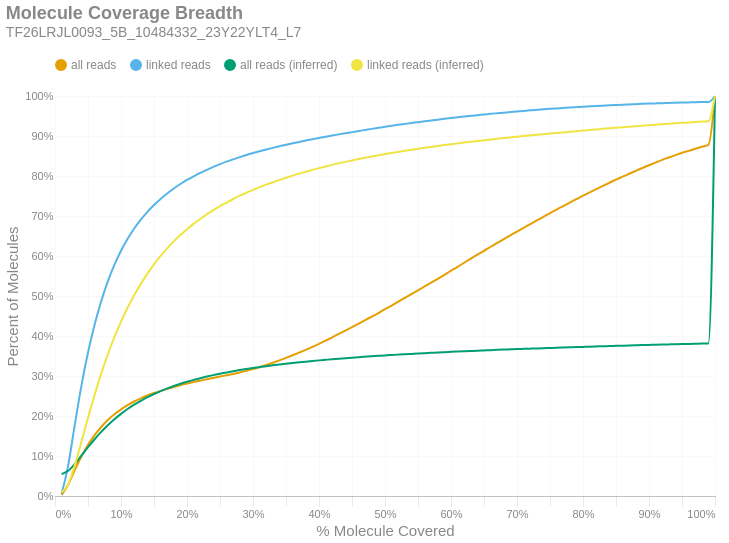

Notebook cell for this chart:
### Markdown cell above
### Molecule Read Coverage
This chart shows molecule coverage breadth as computed by the number of bases aligned to that molecule. In other words, "*how much of each unique long molecule is actually sequenced/aligned?*" Keep in mind there is a distinction between sequences and alignments, since some sequences belonging to a particular molecule may not align well and wouldn't appear in the alignment data. This chart also shows molecule coverage breadth as computed by the *inferred fragment* from which the aligned sequences originate. Unlike read coverage, this calculation takes into account the total insert size, including unsequenced gaps between the forward and reverse reads. Like the previous figures, these are cumulative percents.

### Code cell
if SKIPLR:
    print_html(f"Skipped")
else:
    binned_df = consolidated_hist(valids['coverage_bp'], mask, 0.01, True)
    binned_df_inf = consolidated_hist(valids['coverage_inserts'], mask, 0.01, True)
    binned_df = binned_df.with_columns(pl.lit(binned_df_inf['all reads (cumsum)']).alias('all reads (inferred)'))
    binned_df = binned_df.with_columns(pl.lit(binned_df_inf['linked reads (cumsum)']).alias('linked reads (inferred)'))
    binned_df = binned_df.with_columns(
        (pl.col('bin').cast(pl.Float64) + 0.01).alias('right_edge')
    )

    with SafeRender(binned_df):
        (
            density_plot(binned_df, 'Molecule Coverage Breadth', samplename, 'molcov', ['all reads (inferred)','linked reads (inferred)'])
            .encode(
                #x=alt.X('bin:Q', title="% Molecule Covered").axis(format = '%').scale(padding=0),
                x=alt.X('right_edge:Q', title="% Molecule Covered").axis(format='%').scale(padding=0),
                y=alt.Y('value:Q', title='Percent of Molecules')
                    .axis(format='%')
                    .stack(False)
                    .scale(domainMin=0, padding=0),
                color=alt.Color("key:N").scale(domain = ["all reads", "linked reads", "all reads (inferred)", "linked reads (inferred)"]),
                tooltip = [
                    alt.Tooltip("key:N", title = "Data Type"),
                    alt.Tooltip("range_label:N", title="% Molecule Covered"),
                    alt.Tooltip("value:Q", format = ".2%", title="% Molecules")
                ]
            )
        ).display()

### Figure 1 — Vega-Lite specification as saved in the notebook (floating-point values rounded to 4 significant figures)
{"width": "container", "height": 400, "config": {"title": {"anchor": "start", "dy": -15, "fontSize": 18, "color": "#888888", "subtitleColor": "#888888", "subtitleFontSize": 14}, "arc": {"fill": "#0072B2"}, "axis": {"domainColor": "#888888", "domainWidth": 0.5, "gridWidth": 0.2, "grid": false, "titleFontWeight": 400, "titleFontSize": 15, "labelFontSize": 11, "labelColor": "#888888", "tickColor": "#888888", "tickWidth": 0.2, "titleColor": "#888888"}, "axisBand": {"grid": false}, "axisX": {"grid": true, "tickSize": 10, "domainCap": "round"}, "axisY": {"domain": false, "grid": true, "tickSize": 0, "domainCap": "round"}, "background": "transparent", "header": {"labelFontSize": 15, "labelColor": "#888888", "titleFontSize": 15, "titleFontWeight": 600, "titleColor": "#888888"}, "legend": {"labelFont": "sans-serif", "labelFontSize": 12, "labelColor": "#888888", "symbolSize": 100, "symbolType": "circle", "titleFontSize": 12, "titlePadding": 10, "titleColor": "#888888", "title": null, "orient": "top"}, "range": {"category": ["#E69F00", "#56B4E9", "#009E73", "#F0E442", "#0072B2", "#D55E00", "#CC79A7", "#000000"], "diverging": ["#cfe8f3", "#a2d4ec", "#73bfe2", "#46abdb", "#1696d2", "#12719e"]}, "area": {"fill": "#0072B2", "fillOpacity": 0.7, "line": true, "strokeOpacity": 0.7}, "line": {"color": "#0072B2", "stroke": "#0072B2", "strokeWidth": 2}, "trail": {"color": "#0072B2", "stroke": "#0072B2", "strokeWidth": 0, "size": 1}, "point": {"filled": true, "fillOpacity": 1.0, "size": 95}, "text": {"color": "#888888", "fontSize": 11, "align": "right", "fontWeight": 400, "size": 11}, "bar": {"fill": "#0072B2", "stroke": null}, "view": {"stroke": null, "continuousWidth": 660, "continuousHeight": 400}}, "data": {"name": "data-6bb67f84692f0d7ad68d65530773921a"}, "mark": {"type": "line", "interpolate": "monotone", "point": {"opacity": 0, "size": 275}}, "encoding": {"color": {"field": "key", "scale": {"domain": ["all reads", "linked reads", "all reads (inferred)", "linked reads (inferred)"]}, "type": "nominal"}, "tooltip": [{"field": "key", "title": "Data Type", "type": "nominal"}, {"field": "range_label", "title": "% Molecule Covered", "type": "nominal"}, {"field": "value", "format": ".2%", "title": "% Molecules", "type": "quantitative"}], "x": {"axis": {"format": "%"}, "field": "right_edge", "scale": {"padding": 0}, "title": "% Molecule Covered", "type": "quantitative"}, "y": {"axis": {"format": "%"}, "field": "value", "scale": {"domainMin": 0, "padding": 0}, "stack": false, "title": "Percent of Molecules", "type": "quantitative"}}, "params": [{"name": "param_c36ac31b6afebe62", "select": {"type": "point", "fields": ["key"]}, "bind": "legend"}], "title": {"text": "Molecule Coverage Breadth", "subtitle": "TF26LRJL0093_5B_10484332_23Y22YLT4_L7"}, "transform": [{"fold": ["all reads (cumsum)", "linked reads (cumsum)", "all reads (inferred)", "linked reads (inferred)"]}, {"calculate": "replace(datum.key, ' (cumsum)', '')", "as": "key"}, {"filter": {"param": "param_c36ac31b6afebe62"}}], "usermeta": {"embedOptions": {"downloadFileName": "TF26LRJL0093_5B_10484332_23Y22YLT4_L7.molcov"}}, "$schema": "https://vega.github.io/schema/vega-lite/v6.4.1.json", "datasets": {"data-6bb67f84692f0d7ad68d65530773921a": [{"bin": "0.0", "interval": "0.0-0.01", "all reads": 0.002475, "linked reads": 0.005387, "all reads (cumsum)": 0.002475, "linked reads (cumsum)": 0.005387, "range_label": "0.0-0.01", "all reads (inferred)": 0.05476, "linked reads (inferred)": 0.00863, "right_edge": 0.01}, {"bin": "0.01", "interval": "0.01-0.02", "all reads": 0.0262, "linked reads": 0.07119, "all reads (cumsum)": 0.02867, "linked reads (cumsum)": 0.07658, "range_label": "0.01-0.02", "all reads (inferred)": 0.06314, "linked reads (inferred)": 0.02958, "right_edge": 0.02}, {"bin": "0.02", "interval": "0.02-0.03", "all reads": 0.03619, "linked reads": 0.1018, "all reads (cumsum)": 0.06486, "linked reads (cumsum)": 0.1783, "range_label": "0.02-0.03", "all reads (inferred)": 0.0803, "linked reads (inferred)": 0.07708, "right_edge": 0.03}, {"bin": "0.03", "interval": "0.03-0.04", "all reads": 0.03394, "linked reads": 0.0969, "all reads (cumsum)": 0.0988, "linked reads (cumsum)": 0.2752, "range_label": "0.03-0.04", "all reads (inferred)": 0.1009, "linked reads (inferred)": 0.1354, "right_edge": 0.04}, {"bin": "0.04", "interval": "0.04-0.05", "all reads": 0.02909, "linked reads": 0.08334, "all reads (cumsum)": 0.1279, "linked reads (cumsum)": 0.3586, "range_label": "0.04-0.05", "all reads (inferred)": 0.1219, "linked reads (inferred)": 0.1954, "right_edge": 0.05}, {"bin": "0.05", "interval": "0.05-0.06", "all reads": 0.02421, "linked reads": 0.06957, "all reads (cumsum)": 0.1521, "linked reads (cumsum)": 0.4281, "range_label": "0.05-0.06", "all reads (inferred)": 0.1418, "linked reads (inferred)": 0.2527, "right_edge": 0.06}, {"bin": "0.06", "interval": "0.06-0.07", "all reads": 0.0204, "linked reads": 0.05859, "all reads (cumsum)": 0.1725, "linked reads (cumsum)": 0.4867, "range_label": "0.06-0.07", "all reads (inferred)": 0.1603, "linked reads (inferred)": 0.3059, "right_edge": 0.07}, {"bin": "0.07", "interval": "0.07-0.08", "all reads": 0.01731, "linked reads": 0.04967, "all reads (cumsum)": 0.1898, "linked reads (cumsum)": 0.5364, "range_label": "0.07-0.08", "all reads (inferred)": 0.1769, "linked reads (inferred)": 0.3538, "right_edge": 0.08}, {"bin": "0.08", "interval": "0.08-0.09", "all reads": 0.0144, "linked reads": 0.04122, "all reads (cumsum)": 0.2042, "linked reads (cumsum)": 0.5776, "range_label": "0.08-0.09", "all reads (inferred)": 0.1919, "linked reads (inferred)": 0.3971, "right_edge": 0.09}, {"bin": "0.09", "interval": "0.09-0.1", "all reads": 0.01239, "linked reads": 0.03539, "all reads (cumsum)": 0.2166, "linked reads (cumsum)": 0.613, "range_label": "0.09-0.1", "all reads (inferred)": 0.2053, "linked reads (inferred)": 0.4359, "right_edge": 0.1}, {"bin": "0.1", "interval": "0.1-0.11", "all reads": 0.01054, "linked reads": 0.03, "all reads (cumsum)": 0.2271, "linked reads (cumsum)": 0.643, "range_label": "0.1-0.11", "all reads (inferred)": 0.2174, "linked reads (inferred)": 0.4707, "right_edge": 0.11}, {"bin": "0.11", "interval": "0.11-0.12", "all reads": 0.009135, "linked reads": 0.02586, "all reads (cumsum)": 0.2363, "linked reads (cumsum)": 0.6689, "range_label": "0.11-0.12", "all reads (inferred)": 0.2283, "linked reads (inferred)": 0.5021, "right_edge": 0.12}, {"bin": "0.12", "interval": "0.12-0.13", "all reads": 0.007829, "linked reads": 0.02202, "all reads (cumsum)": 0.2441, "linked reads (cumsum)": 0.6909, "range_label": "0.12-0.13", "all reads (inferred)": 0.2381, "linked reads (inferred)": 0.5303, "right_edge": 0.13}, {"bin": "0.13", "interval": "0.13-0.14", "all reads": 0.007049, "linked reads": 0.01958, "all reads (cumsum)": 0.2512, "linked reads (cumsum)": 0.7105, "range_label": "0.13-0.14", "all reads (inferred)": 0.247, "linked reads (inferred)": 0.5561, "right_edge": 0.14}, {"bin": "0.14", "interval": "0.14-0.15", "all reads": 0.00619, "linked reads": 0.01708, "all reads (cumsum)": 0.2573, "linked reads (cumsum)": 0.7276, "range_label": "0.14-0.15", "all reads (inferred)": 0.255, "linked reads (inferred)": 0.5791, "right_edge": 0.15}, {"bin": "0.15", "interval": "0.15-0.16", "all reads": 0.005546, "linked reads": 0.01514, "all reads (cumsum)": 0.2629, "linked reads (cumsum)": 0.7427, "range_label": "0.15-0.16", "all reads (inferred)": 0.2623, "linked reads (inferred)": 0.6001, "right_edge": 0.16}, {"bin": "0.16", "interval": "0.16-0.17", "all reads": 0.005021, "linked reads": 0.01352, "all reads (cumsum)": 0.2679, "linked reads (cumsum)": 0.7562, "range_label": "0.16-0.17", "all reads (inferred)": 0.2689, "linked reads (inferred)": 0.6191, "right_edge": 0.17}, {"bin": "0.17", "interval": "0.17-0.18", "all reads": 0.004728, "linked reads": 0.01245, "all reads (cumsum)": 0.2726, "linked reads (cumsum)": 0.7687, "range_label": "0.17-0.18", "all reads (inferred)": 0.275, "linked reads (inferred)": 0.6366, "right_edge": 0.18}, {"bin": "0.18", "interval": "0.18-0.19", "all reads": 0.004381, "linked reads": 0.01124, "all reads (cumsum)": 0.277, "linked reads (cumsum)": 0.7799, "range_label": "0.18-0.19", "all reads (inferred)": 0.2805, "linked reads (inferred)": 0.6524, "right_edge": 0.19}, {"bin": "0.19", "interval": "0.19-0.2", "all reads": 0.004003, "linked reads": 0.01013, "all reads (cumsum)": 0.281, "linked reads (cumsum)": 0.79, "range_label": "0.19-0.2", "all reads (inferred)": 0.2856, "linked reads (inferred)": 0.6669, "right_edge": 0.2}, {"bin": "0.2", "interval": "0.2-0.21", "all reads": 0.003748, "linked reads": 0.009217, "all reads (cumsum)": 0.2848, "linked reads (cumsum)": 0.7993, "range_label": "0.2-0.21", "all reads (inferred)": 0.2902, "linked reads (inferred)": 0.6804, "right_edge": 0.21}, {"bin": "0.21", "interval": "0.21-0.22", "all reads": 0.003582, "linked reads": 0.008495, "all reads (cumsum)": 0.2884, "linked reads (cumsum)": 0.8078, "range_label": "0.21-0.22", "all reads (inferred)": 0.2945, "linked reads (inferred)": 0.6926, "right_edge": 0.22}, {"bin": "0.22", "interval": "0.22-0.23", "all reads": 0.003439, "linked reads": 0.007776, "all reads (cumsum)": 0.2918, "linked reads (cumsum)": 0.8155, "range_label": "0.22-0.23", "all reads (inferred)": 0.2985, "linked reads (inferred)": 0.7041, "right_edge": 0.23}, {"bin": "0.23", "interval": "0.23-0.24", "all reads": 0.003415, "linked reads": 0.007286, "all reads (cumsum)": 0.2952, "linked reads (cumsum)": 0.8228, "range_label": "0.23-0.24", "all reads (inferred)": 0.3022, "linked reads (inferred)": 0.7147, "right_edge": 0.24}, {"bin": "0.24", "interval": "0.24-0.25", "all reads": 0.003406, "linked reads": 0.00683, "all reads (cumsum)": 0.2986, "linked reads (cumsum)": 0.8296, "range_label": "0.24-0.25", "all reads (inferred)": 0.3057, "linked reads (inferred)": 0.7247, "right_edge": 0.25}, {"bin": "0.25", "interval": "0.25-0.26", "all reads": 0.003239, "linked reads": 0.006203, "all reads (cumsum)": 0.3019, "linked reads (cumsum)": 0.8358, "range_label": "0.25-0.26", "all reads (inferred)": 0.3088, "linked reads (inferred)": 0.7337, "right_edge": 0.26}, {"bin": "0.26", "interval": "0.26-0.27", "all reads": 0.003361, "linked reads": 0.005823, "all reads (cumsum)": 0.3052, "linked reads (cumsum)": 0.8417, "range_label": "0.26-0.27", "all reads (inferred)": 0.3119, "linked reads (inferred)": 0.7425, "right_edge": 0.27}, {"bin": "0.27", "interval": "0.27-0.28", "all reads": 0.003626, "linked reads": 0.005551, "all reads (cumsum)": 0.3088, "linked reads (cumsum)": 0.8472, "range_label": "0.27-0.28", "all reads (inferred)": 0.3148, "linked reads (inferred)": 0.7507, "right_edge": 0.28}, {"bin": "0.28", "interval": "0.28-0.29", "all reads": 0.003956, "linked reads": 0.005223, "all reads (cumsum)": 0.3128, "linked reads (cumsum)": 0.8524, "range_label": "0.28-0.29", "all reads (inferred)": 0.3174, "linked reads (inferred)": 0.7582, "right_edge": 0.29}, {"bin": "0.29", "interval": "0.29-0.3", "all reads": 0.004322, "linked reads": 0.004871, "all reads (cumsum)": 0.3171, "linked reads (cumsum)": 0.8573, "range_label": "0.29-0.3", "all reads (inferred)": 0.32, "linked reads (inferred)": 0.7655, "right_edge": 0.3}, {"bin": "0.3", "interval": "0.3-0.31", "all reads": 0.004836, "linked reads": 0.004567, "all reads (cumsum)": 0.322, "linked reads (cumsum)": 0.8619, "range_label": "0.3-0.31", "all reads (inferred)": 0.3223, "linked reads (inferred)": 0.7722, "right_edge": 0.31}, {"bin": "0.31", "interval": "0.31-0.32", "all reads": 0.005423, "linked reads": 0.004305, "all reads (cumsum)": 0.3274, "linked reads (cumsum)": 0.8662, "range_label": "0.31-0.32", "all reads (inferred)": 0.3246, "linked reads (inferred)": 0.7785, "right_edge": 0.32}, {"bin": "0.32", "interval": "0.32-0.33", "all reads": 0.005758, "linked reads": 0.004172, "all reads (cumsum)": 0.3331, "linked reads (cumsum)": 0.8704, "range_label": "0.32-0.33", "all reads (inferred)": 0.3266, "linked reads (inferred)": 0.7845, "right_edge": 0.33}, {"bin": "0.33", "interval": "0.33-0.34", "all reads": 0.006045, "linked reads": 0.003956, "all reads (cumsum)": 0.3392, "linked reads (cumsum)": 0.8743, "range_label": "0.33-0.34", "all reads (inferred)": 0.3287, "linked reads (inferred)": 0.7903, "right_edge": 0.34}, {"bin": "0.34", "interval": "0.34-0.35", "all reads": 0.006273, "linked reads": 0.003848, "all reads (cumsum)": 0.3455, "linked reads (cumsum)": 0.8782, "range_label": "0.34-0.35", "all reads (inferred)": 0.3306, "linked reads (inferred)": 0.7958, "right_edge": 0.35}, {"bin": "0.35", "interval": "0.35-0.36", "all reads": 0.006482, "linked reads": 0.003567, "all reads (cumsum)": 0.3519, "linked reads (cumsum)": 0.8817, "range_label": "0.35-0.36", "all reads (inferred)": 0.3325, "linked reads (inferred)": 0.801, "right_edge": 0.36}, {"bin": "0.36", "interval": "0.36-0.37", "all reads": 0.006636, "linked reads": 0.003526, "all reads (cumsum)": 0.3586, "linked reads (cumsum)": 0.8853, "range_label": "0.36-0.37", "all reads (inferred)": 0.3342, "linked reads (inferred)": 0.806, "right_edge": 0.37}, {"bin": "0.37", "interval": "0.37-0.38", "all reads": 0.006801, "linked reads": 0.003535, "all reads (cumsum)": 0.3654, "linked reads (cumsum)": 0.8888, "range_label": "0.37-0.38", "all reads (inferred)": 0.3359, "linked reads (inferred)": 0.8108, "right_edge": 0.38}, {"bin": "0.38", "interval": "0.38-0.39", "all reads": 0.007231, "linked reads": 0.003202, "all reads (cumsum)": 0.3726, "linked reads (cumsum)": 0.892, "range_label": "0.38-0.39", "all reads (inferred)": 0.3375, "linked reads (inferred)": 0.8154, "right_edge": 0.39}, {"bin": "0.39", "interval": "0.39-0.4", "all reads": 0.007779, "linked reads": 0.003143, "all reads (cumsum)": 0.3804, "linked reads (cumsum)": 0.8951, "range_label": "0.39-0.4", "all reads (inferred)": 0.3391, "linked reads (inferred)": 0.8197, "right_edge": 0.4}, {"bin": "0.4", "interval": "0.4-0.41", "all reads": 0.007976, "linked reads": 0.002978, "all reads (cumsum)": 0.3884, "linked reads (cumsum)": 0.8981, "range_label": "0.4-0.41", "all reads (inferred)": 0.3405, "linked reads (inferred)": 0.8238, "right_edge": 0.41}, {"bin": "0.41", "interval": "0.41-0.42", "all reads": 0.008416, "linked reads": 0.003078, "all reads (cumsum)": 0.3968, "linked reads (cumsum)": 0.9012, "range_label": "0.41-0.42", "all reads (inferred)": 0.3419, "linked reads (inferred)": 0.8278, "right_edge": 0.42}, {"bin": "0.42", "interval": "0.42-0.43", "all reads": 0.008454, "linked reads": 0.00291, "all reads (cumsum)": 0.4052, "linked reads (cumsum)": 0.9041, "range_label": "0.42-0.43", "all reads (inferred)": 0.3433, "linked reads (inferred)": 0.8316, "right_edge": 0.43}, {"bin": "0.43", "interval": "0.43-0.44", "all reads": 0.0084, "linked reads": 0.002808, "all reads (cumsum)": 0.4136, "linked reads (cumsum)": 0.9069, "range_label": "0.43-0.44", "all reads (inferred)": 0.3446, "linked reads (inferred)": 0.8353, "right_edge": 0.44}, {"bin": "0.44", "interval": "0.44-0.45", "all reads": 0.008505, "linked reads": 0.002748, "all reads (cumsum)": 0.4221, "linked reads (cumsum)": 0.9097, "range_label": "0.44-0.45", "all reads (inferred)": 0.3458, "linked reads (inferred)": 0.8388, "right_edge": 0.45}, {"bin": "0.45", "interval": "0.45-0.46", "all reads": 0.008692, "linked reads": 0.002818, "all reads (cumsum)": 0.4308, "linked reads (cumsum)": 0.9125, "range_label": "0.45-0.46", "all reads (inferred)": 0.347, "linked reads (inferred)": 0.8422, "right_edge": 0.46}, {"bin": "0.46", "interval": "0.46-0.47", "all reads": 0.008777, "linked reads": 0.00266, "all reads (cumsum)": 0.4396, "linked reads (cumsum)": 0.9151, "range_label": "0.46-0.47", "all reads (inferred)": 0.3482, "linked reads (inferred)": 0.8455, "right_edge": 0.47}, {"bin": "0.47", "interval": "0.47-0.48", "all reads": 0.008959, "linked reads": 0.002696, "all reads (cumsum)": 0.4486, "linked reads (cumsum)": 0.9178, "range_label": "0.47-0.48", "all reads (inferred)": 0.3493, "linked reads (inferred)": 0.8487, "right_edge": 0.48}, {"bin": "0.48", "interval": "0.48-0.49", "all reads": 0.008837, "linked reads": 0.002547, "all reads (cumsum)": 0.4574, "linked reads (cumsum)": 0.9204, "range_label": "0.48-0.49", "all reads (inferred)": 0.3504, "linked reads (inferred)": 0.8518, "right_edge": 0.49}, {"bin": "0.49", "interval": "0.49-0.5", "all reads": 0.009924, "linked reads": 0.002584, "all reads (cumsum)": 0.4673, "linked reads (cumsum)": 0.923, "range_label": "0.49-0.5", "all reads (inferred)": 0.3515, "linked reads (inferred)": 0.8548, "right_edge": 0.5}, {"bin": "0.5", "interval": "0.5-0.51", "all reads": 0.00862, "linked reads": 0.002508, "all reads (cumsum)": 0.4759, "linked reads (cumsum)": 0.9255, "range_label": "0.5-0.51", "all reads (inferred)": 0.3525, "linked reads (inferred)": 0.8576, "right_edge": 0.51}, {"bin": "0.51", "interval": "0.51-0.52", "all reads": 0.009757, "linked reads": 0.002374, "all reads (cumsum)": 0.4857, "linked reads (cumsum)": 0.9278, "range_label": "0.51-0.52", "all reads (inferred)": 0.3534, "linked reads (inferred)": 0.8603, "right_edge": 0.52}, {"bin": "0.52", "interval": "0.52-0.53", "all reads": 0.00936, "linked reads": 0.002308, "all reads (cumsum)": 0.4951, "linked reads (cumsum)": 0.9302, "range_label": "0.52-0.53", "all reads (inferred)": 0.3544, "linked reads (inferred)": 0.863, "right_edge": 0.53}, {"bin": "0.53", "interval": "0.53-0.54", "all reads": 0.009638, "linked reads": 0.002314, "all reads (cumsum)": 0.5047, "linked reads (cumsum)": 0.9325, "range_label": "0.53-0.54", "all reads (inferred)": 0.3553, "linked reads (inferred)": 0.8655, "right_edge": 0.54}, {"bin": "0.54", "interval": "0.54-0.55", "all reads": 0.009456, "linked reads": 0.00214, "all reads (cumsum)": 0.5142, "linked reads (cumsum)": 0.9346, "range_label": "0.54-0.55", "all reads (inferred)": 0.3562, "linked reads (inferred)": 0.868, "right_edge": 0.55}, {"bin": "0.55", "interval": "0.55-0.56", "all reads": 0.009774, "linked reads": 0.002101, "all reads (cumsum)": 0.5239, "linked reads (cumsum)": 0.9367, "range_label": "0.55-0.56", "all reads (inferred)": 0.3571, "linked reads (inferred)": 0.8705, "right_edge": 0.56}, {"bin": "0.56", "interval": "0.56-0.57", "all reads": 0.009681, "linked reads": 0.002129, "all reads (cumsum)": 0.5336, "linked reads (cumsum)": 0.9388, "range_label": "0.56-0.57", "all reads (inferred)": 0.3579, "linked reads (inferred)": 0.8727, "right_edge": 0.57}, {"bin": "0.57", "interval": "0.57-0.58", "all reads": 0.009495, "linked reads": 0.002034, "all reads (cumsum)": 0.5431, "linked reads (cumsum)": 0.9409, "range_label": "0.57-0.58", "all reads (inferred)": 0.3588, "linked reads (inferred)": 0.8751, "right_edge": 0.58}, {"bin": "0.58", "interval": "0.58-0.59", "all reads": 0.009851, "linked reads": 0.002062, "all reads (cumsum)": 0.553, "linked reads (cumsum)": 0.9429, "range_label": "0.58-0.59", "all reads (inferred)": 0.3596, "linked reads (inferred)": 0.8773, "right_edge": 0.59}, {"bin": "0.59", "interval": "0.59-0.6", "all reads": 0.01012, "linked reads": 0.001945, "all reads (cumsum)": 0.5631, "linked reads (cumsum)": 0.9449, "range_label": "0.59-0.6", "all reads (inferred)": 0.3604, "linked reads (inferred)": 0.8795, "right_edge": 0.6}, {"bin": "0.6", "interval": "0.6-0.61", "all reads": 0.009835, "linked reads": 0.001853, "all reads (cumsum)": 0.5729, "linked reads (cumsum)": 0.9467, "range_label": "0.6-0.61", "all reads (inferred)": 0.3611, "linked reads (inferred)": 0.8816, "right_edge": 0.61}, {"bin": "0.61", "interval": "0.61-0.62", "all reads": 0.01027, "linked reads": 0.001845, "all reads (cumsum)": 0.5832, "linked reads (cumsum)": 0.9486, "range_label": "0.61-0.62", "all reads (inferred)": 0.3619, "linked reads (inferred)": 0.8836, "right_edge": 0.62}, {"bin": "0.62", "interval": "0.62-0.63", "all reads": 0.01009, "linked reads": 0.00176, "all reads (cumsum)": 0.5933, "linked reads (cumsum)": 0.9503, "range_label": "0.62-0.63", "all reads (inferred)": 0.3626, "linked reads (inferred)": 0.8855, "right_edge": 0.63}, {"bin": "0.63", "interval": "0.63-0.64", "all reads": 0.009985, "linked reads": 0.001738, "all reads (cumsum)": 0.6033, "linked reads (cumsum)": 0.9521, "range_label": "0.63-0.64", "all reads (inferred)": 0.3633, "linked reads (inferred)": 0.8875, "right_edge": 0.64}, {"bin": "0.64", "interval": "0.64-0.65", "all reads": 0.009718, "linked reads": 0.0016, "all reads (cumsum)": 0.613, "linked reads (cumsum)": 0.9537, "range_label": "0.64-0.65", "all reads (inferred)": 0.364, "linked reads (inferred)": 0.8893, "right_edge": 0.65}, {"bin": "0.65", "interval": "0.65-0.66", "all reads": 0.01016, "linked reads": 0.001702, "all reads (cumsum)": 0.6231, "linked reads (cumsum)": 0.9554, "range_label": "0.65-0.66", "all reads (inferred)": 0.3646, "linked reads (inferred)": 0.8912, "right_edge": 0.66}, {"bin": "0.66", "interval": "0.66-0.67", "all reads": 0.009521, "linked reads": 0.001543, "all reads (cumsum)": 0.6327, "linked reads (cumsum)": 0.9569, "range_label": "0.66-0.67", "all reads (inferred)": 0.3653, "linked reads (inferred)": 0.893, "right_edge": 0.67}, {"bin": "0.67", "interval": "0.67-0.68", "all reads": 0.009587, "linked reads": 0.001506, "all reads (cumsum)": 0.6422, "linked reads (cumsum)": 0.9584, "range_label": "0.67-0.68", "all reads (inferred)": 0.366, "linked reads (inferred)": 0.8948, "right_edge": 0.68}, {"bin": "0.68", "interval": "0.68-0.69", "all reads": 0.009421, "linked reads": 0.001442, "all reads (cumsum)": 0.6517, "linked reads (cumsum)": 0.9599, "range_label": "0.68-0.69", "all reads (inferred)": 0.3666, "linked reads (inferred)": 0.8965, "right_edge": 0.69}, {"bin": "0.69", "interval": "0.69-0.7", "all reads": 0.009548, "linked reads": 0.001429, "all reads (cumsum)": 0.6612, "linked reads (cumsum)": 0.9613, "range_label": "0.69-0.7", "all reads (inferred)": 0.3672, "linked reads (inferred)": 0.8982, "right_edge": 0.7}, {"bin": "0.7", "interval": "0.7-0.71", "all reads": 0.0092, "linked reads": 0.001453, "all reads (cumsum)": 0.6704, "linked reads (cumsum)": 0.9627, "range_label": "0.7-0.71", "all reads (inferred)": 0.3678, "linked reads (inferred)": 0.8998, "right_edge": 0.71}, {"bin": "0.71", "interval": "0.71-0.72", "all reads": 0.009146, "linked reads": 0.001366, "all reads (cumsum)": 0.6796, "linked reads (cumsum)": 0.9641, "range_label": "0.71-0.72", "all reads (inferred)": 0.3684, "linked reads (inferred)": 0.9015, "right_edge": 0.72}, {"bin": "0.72", "interval": "0.72-0.73", "all reads": 0.009396, "linked reads": 0.001308, "all reads (cumsum)": 0.689, "linked reads (cumsum)": 0.9654, "range_label": "0.72-0.73", "all reads (inferred)": 0.369, "linked reads (inferred)": 0.9031, "right_edge": 0.73}, {"bin": "0.73", "interval": "0.73-0.74", "all reads": 0.009128, "linked reads": 0.001289, "all reads (cumsum)": 0.6981, "linked reads (cumsum)": 0.9667, "range_label": "0.73-0.74", "all reads (inferred)": 0.3695, "linked reads (inferred)": 0.9046, "right_edge": 0.74}, {"bin": "0.74", "interval": "0.74-0.75", "all reads": 0.009334, "linked reads": 0.001198, "all reads (cumsum)": 0.7074, "linked reads (cumsum)": 0.9679, "range_label": "0.74-0.75", "all reads (inferred)": 0.3701, "linked reads (inferred)": 0.906, "right_edge": 0.75}, {"bin": "0.75", "interval": "0.75-0.76", "all reads": 0.008712, "linked reads": 0.001109, "all reads (cumsum)": 0.7161, "linked reads (cumsum)": 0.969, "range_label": "0.75-0.76", "all reads (inferred)": 0.3706, "linked reads (inferred)": 0.9075, "right_edge": 0.76}, {"bin": "0.76", "interval": "0.76-0.77", "all reads": 0.008801, "linked reads": 0.001087, "all reads (cumsum)": 0.7249, "linked reads (cumsum)": 0.9701, "range_label": "0.76-0.77", "all reads (inferred)": 0.3712, "linked reads (inferred)": 0.909, "right_edge": 0.77}, {"bin": "0.77", "interval": "0.77-0.78", "all reads": 0.00862, "linked reads": 0.001073, "all reads (cumsum)": 0.7335, "linked reads (cumsum)": 0.9712, "range_label": "0.77-0.78", "all reads (inferred)": 0.3717, "linked reads (inferred)": 0.9105, "right_edge": 0.78}, {"bin": "0.78", "interval": "0.78-0.79", "all reads": 0.008426, "linked reads": 0.001015, "all reads (cumsum)": 0.742, "linked reads (cumsum)": 0.9722, "range_label": "0.78-0.79", "all reads (inferred)": 0.3723, "linked reads (inferred)": 0.912, "right_edge": 0.79}, {"bin": "0.79", "interval": "0.79-0.8", "all reads": 0.008907, "linked reads": 0.001031, "all reads (cumsum)": 0.7509, "linked reads (cumsum)": 0.9732, "range_label": "0.79-0.8", "all reads (inferred)": 0.3728, "linked reads (inferred)": 0.9135, "right_edge": 0.8}, {"bin": "0.8", "interval": "0.8-0.81", "all reads": 0.008053, "linked reads": 0.0009405, "all reads (cumsum)": 0.7589, "linked reads (cumsum)": 0.9742, "range_label": "0.8-0.81", "all reads (inferred)": 0.3733, "linked reads (inferred)": 0.915, "right_edge": 0.81}, {"bin": "0.81", "interval": "0.81-0.82", "all reads": 0.008125, "linked reads": 0.0009501, "all reads (cumsum)": 0.7671, "linked reads (cumsum)": 0.9751, "range_label": "0.81-0.82", "all reads (inferred)": 0.3739, "linked reads (inferred)": 0.9164, "right_edge": 0.82}, {"bin": "0.82", "interval": "0.82-0.83", "all reads": 0.008178, "linked reads": 0.0008125, "all reads (cumsum)": 0.7752, "linked reads (cumsum)": 0.9759, "range_label": "0.82-0.83", "all reads (inferred)": 0.3744, "linked reads (inferred)": 0.9179, "right_edge": 0.83}, {"bin": "0.83", "interval": "0.83-0.84", "all reads": 0.00795, "linked reads": 0.000836, "all reads (cumsum)": 0.7832, "linked reads (cumsum)": 0.9768, "range_label": "0.83-0.84", "all reads (inferred)": 0.3749, "linked reads (inferred)": 0.9193, "right_edge": 0.84}, {"bin": "0.84", "interval": "0.84-0.85", "all reads": 0.007585, "linked reads": 0.0008018, "all reads (cumsum)": 0.7908, "linked reads (cumsum)": 0.9776, "range_label": "0.84-0.85", "all reads (inferred)": 0.3754, "linked reads (inferred)": 0.9207, "right_edge": 0.85}, {"bin": "0.85", "interval": "0.85-0.86", "all reads": 0.007525, "linked reads": 0.0007187, "all reads (cumsum)": 0.7983, "linked reads (cumsum)": 0.9783, "range_label": "0.85-0.86", "all reads (inferred)": 0.3759, "linked reads (inferred)": 0.922, "right_edge": 0.86}, {"bin": "0.86", "interval": "0.86-0.87", "all reads": 0.007269, "linked reads": 0.0006856, "all reads (cumsum)": 0.8056, "linked reads (cumsum)": 0.979, "range_label": "0.86-0.87", "all reads (inferred)": 0.3764, "linked reads (inferred)": 0.9234, "right_edge": 0.87}, {"bin": "0.87", "interval": "0.87-0.88", "all reads": 0.007392, "linked reads": 0.0006846, "all reads (cumsum)": 0.813, "linked reads (cumsum)": 0.9797, "range_label": "0.87-0.88", "all reads (inferred)": 0.3768, "linked reads (inferred)": 0.9247, "right_edge": 0.88}, {"bin": "0.88", "interval": "0.88-0.89", "all reads": 0.007063, "linked reads": 0.0006888, "all reads (cumsum)": 0.82, "linked reads (cumsum)": 0.9803, "range_label": "0.88-0.89", "all reads (inferred)": 0.3773, "linked reads (inferred)": 0.9259, "right_edge": 0.89}, {"bin": "0.89", "interval": "0.89-0.9", "all reads": 0.006963, "linked reads": 0.000644, "all reads (cumsum)": 0.827, "linked reads (cumsum)": 0.981, "range_label": "0.89-0.9", "all reads (inferred)": 0.3777, "linked reads (inferred)": 0.9272, "right_edge": 0.9}, {"bin": "0.9", "interval": "0.9-0.91", "all reads": 0.006417, "linked reads": 0.0005651, "all reads (cumsum)": 0.8334, "linked reads (cumsum)": 0.9816, "range_label": "0.9-0.91", "all reads (inferred)": 0.3782, "linked reads (inferred)": 0.9284, "right_edge": 0.91}, {"bin": "0.91", "interval": "0.91-0.92", "all reads": 0.007051, "linked reads": 0.0005427, "all reads (cumsum)": 0.8405, "linked reads (cumsum)": 0.9821, "range_label": "0.91-0.92", "all reads (inferred)": 0.3786, "linked reads (inferred)": 0.9296, "right_edge": 0.92}, {"bin": "0.92", "interval": "0.92-0.93", "all reads": 0.005678, "linked reads": 0.0004564, "all reads (cumsum)": 0.8461, "linked reads (cumsum)": 0.9825, "range_label": "0.92-0.93", "all reads (inferred)": 0.379, "linked reads (inferred)": 0.9307, "right_edge": 0.93}, {"bin": "0.93", "interval": "0.93-0.94", "all reads": 0.005975, "linked reads": 0.0005235, "all reads (cumsum)": 0.8521, "linked reads (cumsum)": 0.9831, "range_label": "0.93-0.94", "all reads (inferred)": 0.3794, "linked reads (inferred)": 0.9318, "right_edge": 0.94}, {"bin": "0.94", "interval": "0.94-0.95", "all reads": 0.005924, "linked reads": 0.0004862, "all reads (cumsum)": 0.858, "linked reads (cumsum)": 0.9836, "range_label": "0.94-0.95", "all reads (inferred)": 0.3798, "linked reads (inferred)": 0.9329, "right_edge": 0.95}, {"bin": "0.95", "interval": "0.95-0.96", "all reads": 0.004772, "linked reads": 0.0004297, "all reads (cumsum)": 0.8628, "linked reads (cumsum)": 0.984, "range_label": "0.95-0.96", "all reads (inferred)": 0.3802, "linked reads (inferred)": 0.9339, "right_edge": 0.96}, {"bin": "0.96", "interval": "0.96-0.97", "all reads": 0.00526, "linked reads": 0.0004244, "all reads (cumsum)": 0.8681, "linked reads (cumsum)": 0.9844, "range_label": "0.96-0.97", "all reads (inferred)": 0.3806, "linked reads (inferred)": 0.9349, "right_edge": 0.97}, {"bin": "0.97", "interval": "0.97-0.98", "all reads": 0.004962, "linked reads": 0.0003668, "all reads (cumsum)": 0.873, "linked reads (cumsum)": 0.9848, "range_label": "0.97-0.98", "all reads (inferred)": 0.381, "linked reads (inferred)": 0.936, "right_edge": 0.98}, {"bin": "0.98", "interval": "0.98-0.99", "all reads": 0.004766, "linked reads": 0.0003273, "all reads (cumsum)": 0.8778, "linked reads (cumsum)": 0.9851, "range_label": "0.98-0.99", "all reads (inferred)": 0.3814, "linked reads (inferred)": 0.9371, "right_edge": 0.99}, {"bin": "0.99", "interval": "0.99-1.0", "all reads": 0.1222, "linked reads": 0.01489, "all reads (cumsum)": 1.0, "linked reads (cumsum)": 1.0, "range_label": "0.99-1.0", "all reads (inferred)": 1.0, "linked reads (inferred)": 1.0, "right_edge": 1.0}]}}
